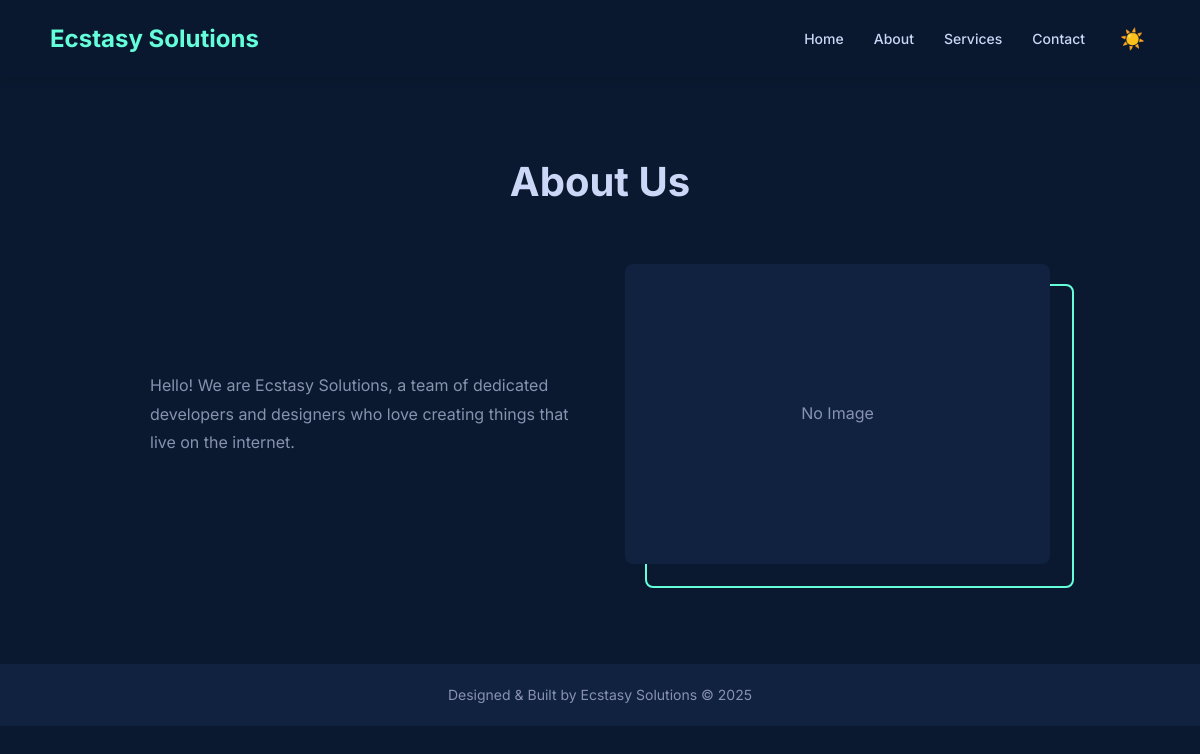
Page /about.php on the committed database.
### tables this page shows
CREATE TABLE `settings` (
  `id` int(11) NOT NULL AUTO_INCREMENT,
  `key_name` varchar(100) NOT NULL,
  `value` longtext,
  PRIMARY KEY (`id`),
  UNIQUE KEY `key_name` (`key_name`)
);

### includes/db.php (called while the page is built, shortened)
<?php
function get_setting($pdo, $key)
{
    $stmt = $pdo->prepare("SELECT value FROM settings WHERE key_name = ?");
    $stmt->execute([$key]);
    $result = $stmt->fetch();
    return $result ? $result['value'] : '';
}
?>

### about.php (the view, shortened to what this page needs)
<?php
require_once 'includes/db.php';
$aboutContent = get_setting($pdo, 'about_content');
$aboutImage = get_setting($pdo, 'about_image');
require_once 'includes/header.php';
?>
<section class="section" style="padding-top: 150px;">
    <h1 style="font-size: 40px; color: var(--heading-color); margin-bottom: 50px; text-align: center;">About Us</h1>
    <div class="about-container">
        <div class="about-text" style="font-size: 16px; line-height: 1.8;">
            <?php echo $aboutContent; ?>
        </div>
        <div class="about-image">
            <?php if ($aboutImage && file_exists("assets/images/about/" . $aboutImage)): ?>
                <img src="assets/images/about/<?php echo htmlspecialchars($aboutImage); ?>" alt="About Us">
            <?php else: ?>
                <div
                    style="width: 100%; height: 300px; background: var(--light-bg); border-radius: 8px; display: flex; align-items: center; justify-content: center;">
                    No Image</div>
            <?php endif; ?>
        </div>
    </div>
</section>
<?php require_once 'includes/footer.php'; ?>

### includes/header.php (shortened to what this page needs)
<?php
require_once 'includes/db.php';
?>
<!DOCTYPE html>
<html lang="en">
<head>
    <link rel="stylesheet" href="assets/css/style.css?v=<?php echo time(); ?>">
</head>
<body>
    <header>
        <div class="logo"><?php echo htmlspecialchars(get_setting($pdo, 'site_title')); ?></div>
        <nav>
            <ul>
                <li><a href="index.php">Home</a></li>
                <li><a href="about.php">About</a></li>
                <li><a href="services.php">Services</a></li>
                <li><a href="contact.php">Contact</a></li>
                <li>
                    <button id="theme-toggle" class="theme-toggle" title="Toggle Theme">☀️</button>
                </li>
            </ul>
        </nav>
    </header>

### assets/css/style.css (style rules this page uses)
:root { --primary-color: #0a192f; --secondary-color: #64ffda; --text-color: #8892b0; --heading-color: #ccd6f6; --bg-color: #0a192f; --light-bg: #112240; --card-bg: #112240; --nav-bg: rgba(10, 25, 47, 0.85); --white: #ffffff; --shadow: 0 10px 30px -10px rgba(2, 12, 27, 0.7); --transition: all 0.3s ease; --font-main: 'Inter', sans-serif; }
* { margin: 0; padding: 0; box-sizing: border-box; }
body { font-family: var(--font-main); background-color: var(--bg-color); color: var(--text-color); line-height: 1.6; overflow-x: hidden; transition: background-color 0.3s ease, color 0.3s ease; }
a { text-decoration: none; color: inherit; transition: var(--transition); }
ul { list-style: none; }
header { position: fixed; top: 0; width: 100%; padding: 20px 50px; display: flex; justify-content: space-between; align-items: center; background-color: var(--nav-bg); backdrop-filter: blur(10px); z-index: 1000; box-shadow: 0 2px 10px rgba(0, 0, 0, 0.1); transition: background-color 0.3s ease; }
.logo { font-size: 24px; font-weight: 700; color: var(--secondary-color); }
nav ul { display: flex; gap: 30px; align-items: center; }
nav a { color: var(--heading-color); font-size: 14px; font-weight: 500; }
.theme-toggle { background: none; border: none; cursor: pointer; color: var(--heading-color); font-size: 20px; display: flex; align-items: center; justify-content: center; padding: 5px; border-radius: 50%; transition: var(--transition); }
.section { padding: 100px 150px; }
.about-container { display: flex; align-items: center; gap: 50px; }
.about-text { flex: 1; }
.about-image { flex: 1; position: relative; }
.about-image::after { content: ''; position: absolute; top: 20px; left: 20px; width: 100%; height: 100%; border: 2px solid var(--secondary-color); border-radius: 8px; z-index: -1; transition: var(--transition); }

### rows in the picture
settings: value "Ecstasy Solutions"
settings: value "Hello! We are Ecstasy Solutions, a team of dedicated developers and designers who love creating things that live on the internet."
